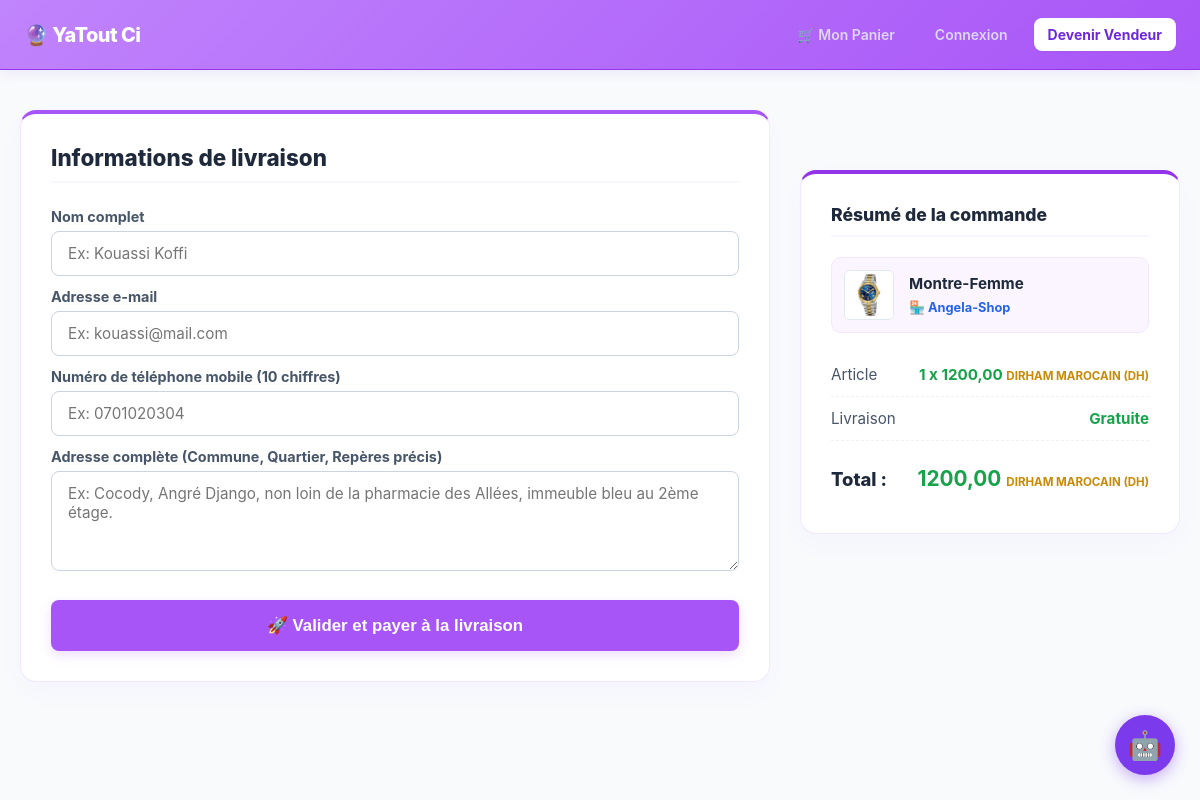
The app's page /commande/directe/8/ with its own data.
### shop/models.py (models this page shows, shortened)
class Produit(models.Model):
    vendeur = models.ForeignKey(Vendeur, on_delete=models.CASCADE, related_name='produits')
    nom = models.CharField(max_length=255)
    description = models.TextField()
    prix = models.DecimalField(max_digits=10, decimal_places=2)
    ancien_prix = models.DecimalField(max_digits=10, decimal_places=2, blank=True, null=True)
    image = models.ImageField(upload_to='produits/', blank=True, null=True)
    stock = models.PositiveIntegerField(default=10)
    date_ajout = models.DateTimeField(auto_now_add=True)

class Vendeur(models.Model):
    CHOIX_DEVISES = [
        ('EUR', 'Euro (€)'),
        ('USD', 'Dollar US ($)'),
        ('MAD', 'Dirham Marocain (DH)'),
        ('XOF', 'F cfa '),
        ('CAD', 'Dollar Canadien ($CA)'),
    ]
    user = models.OneToOneField(User, on_delete=models.CASCADE)
    nom_boutique = models.CharField(max_length=255)
    description = models.TextField(blank=True)
    devise = models.CharField(max_length=3, choices=CHOIX_DEVISES, default='EUR')
    date_creation = models.DateTimeField(auto_now_add=True)

### shop/views.py (the view, shortened to what this page needs)
# urls.py: path('commande/directe/<int:pk>/', views.passer_commande, name='passer_commande'),  # Article unique
def passer_commande(request, pk):
    produit = get_object_or_404(Produit, pk=pk)
    if produit.stock <= 0:
        messages.error(request, "Désolé, ce produit est en rupture de stock !")
        return redirect('detail_produit', pk=produit.pk)
    return render(request, 'shop/passer_commande.html', {'produit': produit})

### shop/templates/shop/passer_commande.html (shortened to what this page needs)
{% extends 'shop/base.html' %}
{% block content %}
<div class="checkout-container">
    <div class="checkout-layout">
        <div class="checkout-form-section">
            <h2 class="section-title">Informations de livraison</h2>
            <form method="POST">
                <div class="form-group">
                    <label class="form-label" for="nom">Nom complet</label>
                    <input class="form-input" type="text" id="nom" name="nom" placeholder="Ex: Kouassi Koffi" required>
                </div>
                <div class="form-group">
                    <label class="form-label" for="email">Adresse e-mail</label>
                    <input class="form-input" type="email" id="email" name="email" placeholder="Ex: kouassi@mail.com" required>
                </div>
                <div class="form-group">
                    <label class="form-label" for="telephone">Numéro de téléphone mobile (10 chiffres)</label>
                    <input
                        class="form-input"
                        type="tel"
                        id="telephone"
                        name="telephone"
                        placeholder="Ex: 0701020304"
                        pattern="[0-9]{10}"
                        maxlength="10"
                        title="Veuillez entrer un numéro de téléphone ivoirien valide à 10 chiffres"
                        required>
                </div>
                <div class="form-group">
                    <label class="form-label" for="adresse">Adresse complète (Commune, Quartier, Repères précis)</label>
                    <textarea
                        class="form-input"
                        id="adresse"
                        name="adresse"
                        placeholder="Ex: Cocody, Angré Django, non loin de la pharmacie des Allées, immeuble bleu au 2ème étage."
                        required></textarea>
                </div>
                <button type="submit" class="btn-submit-order">🚀 Valider et payer à la livraison</button>
            </form>
        </div>
        <div class="checkout-summary-section">
            <h3 class="section-title" style="font-size: 1.1rem; margin-bottom: 20px;">Résumé de la commande</h3>
            <div class="prod-mini-card">
                <div class="prod-mini-img">
                    {% if produit.image %}
                        <img src="{{ produit.image.url }}" alt="{{ produit.nom }}">
                    {% else %}
                        <span style="font-size: 1.8rem;">📦</span>
                    {% endif %}
                </div>
                <div class="prod-mini-details">
                    <h4>{{ produit.nom }}</h4>
                    <span class="prod-mini-shop">🏪 {{ produit.vendeur.nom_boutique }}</span>
                </div>
            </div>
            <div class="summary-row">
                <span>Article</span>
                <span class="checkout-price-amount">
                    1 x {{ produit.prix }} <span class="checkout-currency-small">{{ produit.vendeur.get_devise_display }}</span>
                </span>
            </div>
            <div class="summary-row">
                <span>Livraison</span>
                <span class="checkout-free-delivery">Gratuite</span>
            </div>
            <div class="summary-row summary-total">
                <span>Total :</span>
                <span class="checkout-price-amount">
                    {{ produit.prix }} <span class="checkout-currency-small">{{ produit.vendeur.get_devise_display }}</span>
                </span>
            </div>
        </div>
    </div>
</div>
{% endblock %}

### shop/static/shop/js/css/style.css (style rules this page uses)
* { box-sizing: border-box; margin: 0; padding: 0; }
.checkout-container { max-width: 1100px; margin: 40px auto; padding: 0 20px; }
.checkout-layout { display: grid; grid-template-columns: 1fr 380px; gap: 30px; align-items: start; }
.checkout-form-section, .checkout-summary-section { background: #ffffff; border-radius: 16px; padding: 30px; border: 1px solid #f3e8ff; box-shadow: 0 10px 25px rgba(168, 85, 247, 0.03); }
.checkout-form-section { border-top: 4px solid #a855f7; }
.checkout-summary-section { border-top: 4px solid #9333ea; position: sticky; top: 100px; }
.section-title { font-size: 1.4rem; font-weight: 800; color: #1e293b; margin-bottom: 25px; padding-bottom: 10px; border-bottom: 2px solid #faf5ff; }
.form-group { margin-bottom: 20px; }
.form-label { display: block; font-size: 0.9rem; font-weight: 700; color: #475569; margin-bottom: 6px; }
.form-input { width: 100%; padding: 12px 16px; border: 1px solid #cbd5e1; border-radius: 8px; font-size: 0.95rem; color: #1e293b; background-color: #ffffff; font-family: inherit; transition: all 0.2s ease; }
textarea.form-input { min-height: 100px; resize: vertical; }
.btn-submit-order { display: block; width: 100%; background-color: #a855f7; color: #ffffff; border: none; padding: 15px; border-radius: 8px; font-size: 1.05rem; font-weight: 700; cursor: pointer; margin-top: 25px; box-shadow: 0 4px 12px rgba(168, 85, 247, 0.2); transition: all 0.2s ease; }
.prod-mini-card { display: flex; gap: 15px; align-items: center; background-color: #faf5ff; padding: 12px; border-radius: 10px; border: 1px solid #f3e8ff; margin-bottom: 20px; }
.prod-mini-img { width: 50px; height: 50px; background: #ffffff; border-radius: 6px; display: flex; align-items: center; justify-content: center; border: 1px solid #e2e8f0; overflow: hidden; }
.prod-mini-img img { max-width: 100%; max-height: 100%; object-fit: contain; }
.prod-mini-details h4 { font-size: 0.95rem; font-weight: 700; color: #1e293b; margin-bottom: 3px; }
.prod-mini-shop { font-size: 0.8rem; color: #2563eb; font-weight: 700; }
.summary-row { display: flex; justify-content: space-between; align-items: center; padding: 12px 0; border-bottom: 1px dashed #edf2f7; font-size: 0.95rem; color: #475569; }
.checkout-price-amount { font-weight: 700; color: #16a34a; }
.checkout-free-delivery { color: #16a34a; font-weight: 700; }
.checkout-currency-small { color: #ca8a04; font-size: 0.72rem; font-weight: 700; text-transform: uppercase; }
.summary-total { border-bottom: none; margin-top: 10px; padding-top: 15px; font-size: 1.15rem; font-weight: 800; color: #1e293b; }
.summary-total .checkout-price-amount { font-size: 1.3rem; }
.form-group { margin-bottom: 12px; }
html { scroll-behavior: smooth; }

### records on screen
Produit: image (picture), nom "Montre-Femme", vendeur.nom_boutique "Angela-Shop", prix "1200,00", vendeur.devise "DIRHAM MAROCAIN (DH)"
